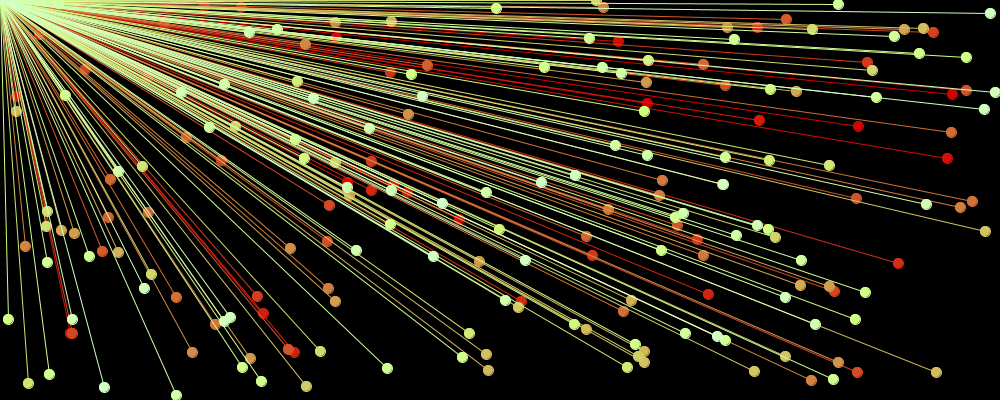
Frame 1 (no input)
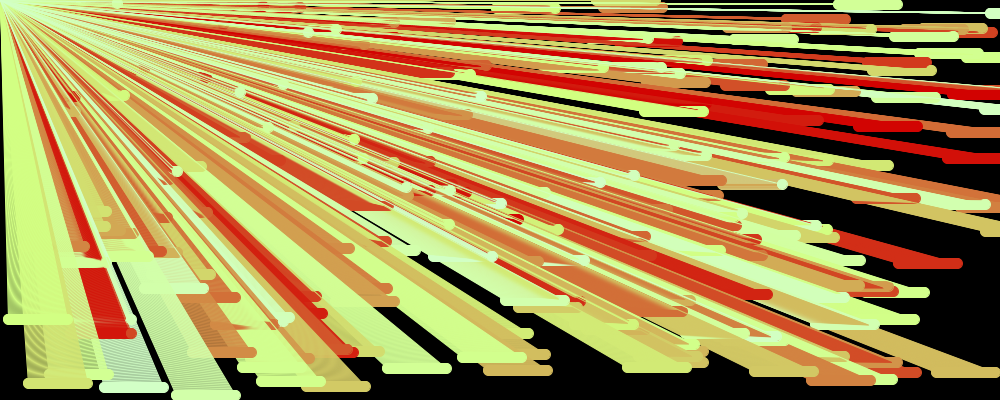
Frame 60 (the mouse pressed at the canvas centre just before this capture)
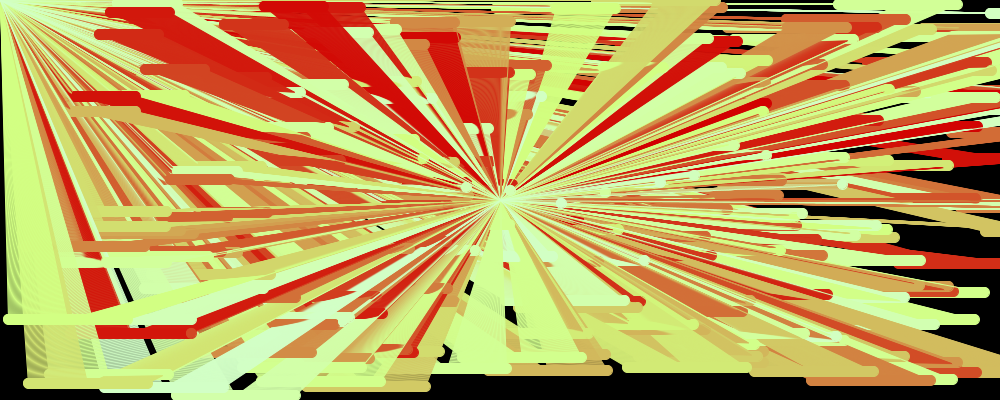
Frame 120 (the mouse held since frame 60 and released just before this capture)

The Processing sketch that drew these frames (run headless with seeded random() and noise(); from frame 60 on, the mouse is pressed at the canvas centre):

// Processing sketch: processing_116193
// ── processing_116193.pde

int num = 200;
int[] x = new int[num];
int[] y = new int[num];

   void setup() {
     size(1000, 400);
     smooth();
     background(0);
     fill(255, 200);
     for (int i = 0; i < x.length; i++) {
       x[i] = int (random(width));
       y[i] = int( random(height));
     }
}
   void draw() {

     for (int i = 0; i < x.length; i++) {
       x[i] += 1;
       stroke(210, i*2, i);
       fill(210, i*2, i);
       line(x[i], y[i], mouseX, mouseY);
       ellipse(x[i], y[i], 10, 10);
} }
